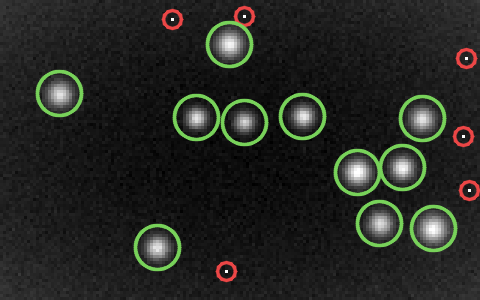
#> input picture private/solucoes/d1_resolvido.png, 480 x 300 px
$ python dia06_manual.py ../private/solucoes/d1_resolvido.png
#> lines starting #> are read from the running program, lines starting #| are printed output that depends on the picture; after the words box and inside, x2 and y2 are one past the last pixel; in counts of white or black regions, pixels touching at a corner belong together
# Dia 6 na mão: Pillow + NumPy. Morfologia (dilatação/erosão) com deslocamentos de array,
# componentes conexos por busca em largura.
# uso: python dia06_manual.py dia06.png
import sys
from collections import deque

import numpy as np
from PIL import Image

img = np.array(Image.open(sys.argv[1]).convert("L")).astype(float)
h, w = img.shape
#> h = 300; w = 480


def media_local(a, r):
    """Média numa janela (2r+1)x(2r+1) com imagem integral."""
#> called with r = 25
    p = np.pad(a, r + 1, mode="edge")
    s = p.cumsum(0).cumsum(1)
    k = 2 * r + 1
    tot = s[k:, k:] - s[:-k, k:] - s[k:, :-k] + s[:-k, :-k]
    return tot[:h, :w] / (k * k)


def disco(r):
    return [(dy, dx) for dy in range(-r, r + 1) for dx in range(-r, r + 1) if dy * dy + dx * dx <= r * r]


def dilatar(m, r):
    p = np.pad(m, r)
    out = np.zeros_like(m)
    for dy, dx in disco(r):
        out |= p[r + dy:r + dy + h, r + dx:r + dx + w]
    return out


def erodir(m, r):
    p = np.pad(m, r)
    out = np.ones_like(m)
    for dy, dx in disco(r):
        out &= p[r + dy:r + dy + h, r + dx:r + dx + w]
    return out


def componentes(m):
    """Matriz de rótulos (0 = fundo) e número de componentes."""
    rot = np.zeros((h, w), int)
    n = 0
    for y0, x0 in zip(*np.nonzero(m)):
        if rot[y0, x0]:
            continue
        n += 1
        rot[y0, x0] = n
        fila = deque([(y0, x0)])
        while fila:
            y, x = fila.popleft()
            for dy in (-1, 0, 1):
                for dx in (-1, 0, 1):
                    ny, nx = y + dy, x + dx
                    if 0 <= ny < h and 0 <= nx < w and m[ny, nx] and not rot[ny, nx]:
                        rot[ny, nx] = n
                        fila.append((ny, nx))
    return rot, n


# o que é escuro em relação à vizinhança: rastros, paradas, pedras, bordas de cratera
escuro = img - media_local(img, 25) < -28
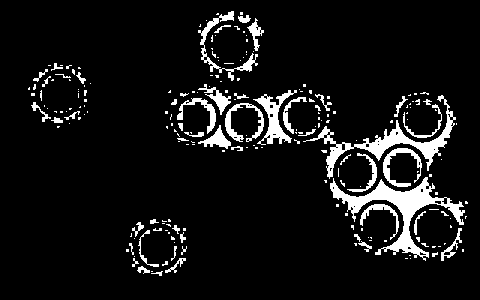
#> escuro: shape (300, 480) bool; 8% white; 213 white regions (161 under 20 px), largest, box (x1, y1, x2, y2) and area: (330, 177, 465, 261) 2610, (303, 95, 456, 179) 1893, (253, 90, 297, 145) 771

# módulo de pouso: a maior mancha clara
rot, n = componentes(img > 215)
#> the loop in componentes, `for y0, x0 in zip(*np.nonzero(m)):` made 540 passes
#> (y0, x0) on passes 1 to 3: (15, 243), (15, 244), (15, 245)
#> after the loop in componentes, `for y0, x0 in zip(*np.nonzero(m)):`:
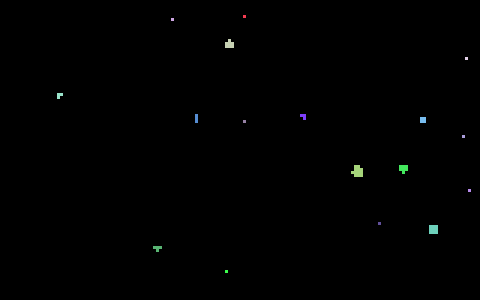
#> rot: shape (300, 480) int64; 18 distinct labels, from 0 to 17; one colour per label, 0 black
#> after the loop in componentes, `for y0, x0 in zip(*np.nonzero(m)):`: n = 17
#> n = 17
areas = np.bincount(rot.ravel())[1:]
#> areas = 17 values, max 108 at index 10, min 9 at index 0, mean 31.76
ys, xs = np.nonzero(rot == 1 + areas.argmax())
#> ys = 108 values from 165 to 176; xs = 108 values, max 362 at index 26, min 351 at index 45, mean 357.2
mx, my, raio = xs.mean(), ys.mean(), np.sqrt(len(xs) / np.pi)
#> mx = 357.2; my = 171; raio = 5.86

# rovers: manchinhas quase brancas de uns 25 pixels
rot, n = componentes(img > 240)
#> the loop in componentes (call 2), `for y0, x0 in zip(*np.nonzero(m)):` made 180 passes
#> after the loop in componentes (call 2), `for y0, x0 in zip(*np.nonzero(m)):`: rot: shape (300, 480) int64; 11 distinct labels, from 0 to 10
#> n = 10
rovers = []
for i in range(1, n + 1):
    ys, xs = np.nonzero(rot == i)
    if 9 <= len(xs) <= 40 and np.hypot(xs.mean() - mx, ys.mean() - my) > raio + 5:
        rovers.append((xs.mean(), ys.mean()))
#> this loop made 10 passes
#> (ys, xs) on passes 1, 2, 4, 5, 7, 8, 10: ([15, 15, 15, 16, 16, 16, 17, 17, 17], [243, 244, 245, 243, 244, 245, 243, 244, 245]), ([18, 18, 18, 19, 19, 19, 20, 20, 20], [171, 172, 173, 171, 172, 173, 171, 172, 173]), ([57, 57, 57, 58, 58, 58, 59, 59, 59], [465, 466, 467, 465, 466, 467, 465, 466, 467]), ([135, 135, 135, 136, 136, 136, 137, 137, 137], [462, 463, 464, 462, 463, 464, 462, 463, 464]), ([168, 168, 168, 169, 169, 169, 170, 170, 170], [402, 403, 404, 402, 403, 404, 402, 403, 404]), ([189, 189, 189, 190, 190, 190, 191, 191, 191], [468, 469, 470, 468, 469, 470, 468, 469, 470]), ([270, 270, 270, 271, 271, 271, 272, 272, 272], [225, 226, 227, 225, 226, 227, 225, 226, 227])
#> after the loop, rovers = [(244, 16), (172, 19), (229, 44.5), (466, 58), (463, 136), (403, 169), (469, 190), (432.2, 229), (226, 271)]

# rastros: apaga a vizinhança do módulo (lá eles se encostam) e fecha as falhas de poeira
yy, xx = np.mgrid[0:h, 0:w]
dist_modulo = np.hypot(xx - mx, yy - my)
fechado = erodir(dilatar(escuro & (dist_modulo > raio + 20), 7), 7)
#> in dilatar, `p = np.pad(m, r)`: p: shape (314, 494) bool; 7.1% white; 209 white regions (158 under 20 px), largest, box (x1, y1, x2, y2) and area: (337, 184, 472, 268) 2549, (361, 102, 463, 178) 1309, (260, 97, 304, 152) 771
#> in dilatar, `p = np.pad(m, r)`: m: shape (300, 480) bool; 7.7% white; 209 white regions (158 under 20 px), largest, box (x1, y1, x2, y2) and area: (330, 177, 465, 261) 2549, (354, 95, 456, 171) 1309, (253, 90, 297, 145) 771
#> after the loop in dilatar, `for dy, dx in disco(r):`: out: shape (300, 480) bool; 28.2% white; 3 white regions, box (x1, y1, x2, y2) and area: (158, 4, 475, 268) 32727, (21, 56, 98, 135) 3975, (119, 212, 194, 283) 3845
#> in erodir, `p = np.pad(m, r)`: p: shape (314, 494) bool; 26.1% white; 3 white regions, box (x1, y1, x2, y2) and area: (165, 11, 482, 275) 32727, (28, 63, 105, 142) 3975, (126, 219, 201, 290) 3845
#> after the loop in erodir, `for dy, dx in disco(r):`:
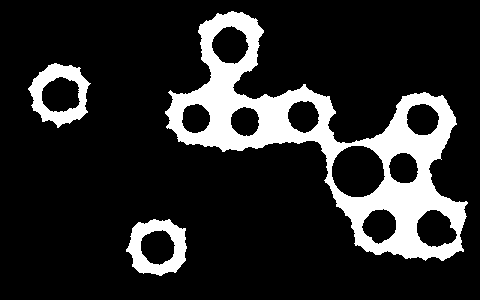
#> out: shape (300, 480) bool; 15.8% white; 3 white regions, box (x1, y1, x2, y2) and area: (165, 11, 468, 261) 19201, (126, 219, 187, 276) 1786, (28, 63, 91, 128) 1778
rot, n = componentes(fechado)
#> the loop in componentes (call 3), `for y0, x0 in zip(*np.nonzero(m)):` made 22765 passes
#> (y0, x0) on passes 2 to 4: (11, 232), (11, 233), (12, 228)
#> after the loop in componentes (call 3), `for y0, x0 in zip(*np.nonzero(m)):`:
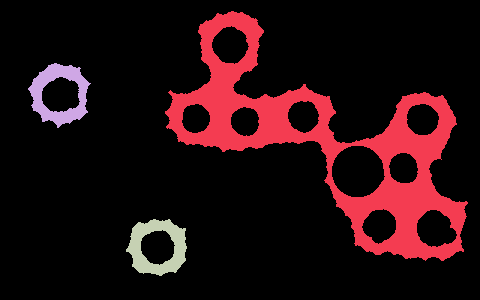
#> rot: shape (300, 480) int64; 4 distinct labels, from 0 to 3; one colour per label, 0 black
#> after the loop in componentes (call 3), `for y0, x0 in zip(*np.nonzero(m)):`: n = 3
#> n = 3
rastros = set(np.unique(rot[(dist_modulo < raio + 30) & (rot > 0)]))
#> rastros = 1 item

# comprimento de cada rastro: maior distância andando por dentro dele, a partir do módulo
def comprimento(i):
#> called with i = 1
    m = rot == i
#> m: shape (300, 480) bool; 13.3% white; 1 white region, box (x1, y1, x2, y2) and area: (165, 11, 468, 261) 19201
    dist = np.full((h, w), -1)
    fila = deque()
    for y, x in zip(*np.nonzero(m & (dist_modulo < raio + 30))):
        dist[y, x] = 0
        fila.append((y, x))
#> this loop made 1597 passes
#> (y, x) on passes 1 to 3: (138, 366), (138, 367), (138, 368)
#> dist: shape (300, 480) int64; values -1 (black) and 0 (white), 1.1% white; 1 white region, box (x1, y1, x2, y2) and area: (324, 138, 393, 207) 1597
    while fila:
        y, x = fila.popleft()
        for dy, dx in ((-1, 0), (1, 0), (0, -1), (0, 1)):
            ny, nx = y + dy, x + dx
            if 0 <= ny < h and 0 <= nx < w and m[ny, nx] and dist[ny, nx] < 0:
                dist[ny, nx] = dist[y, x] + 1
                fila.append((ny, nx))
#> this loop made 19200 passes
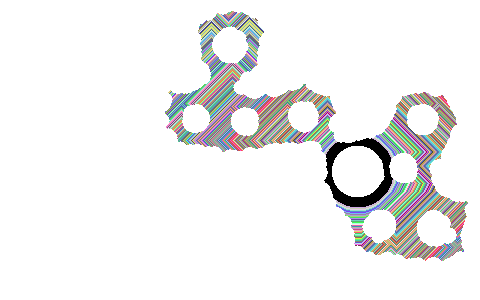
#> dist: shape (300, 480) int64; 274 distinct labels, from -1 to 272; one colour per label, 0 black, -1 white
    return int(dist.max())


comp = {i: comprimento(i) for i in rastros}
#> comp = {1: 272}
maior = max(comp, key=comp.get)
#> maior = 1
print("rastros (caminho mais longo):", sorted(comp.values(), reverse=True))
#| rastros (caminho mais longo): [272]
ys, xs = np.nonzero(rot == maior)
#> ys = 19201 values from 11 to 260; xs = 19201 values, max 467 at index 15215, min 165 at index 5954, mean 326.9
rx, ry = min(rovers, key=lambda r: np.min(np.hypot(xs - r[0], ys - r[1])))
#> rx = 244; ry = 16
print("parte 1:", f"{int(round(rx))},{int(round(ry))}")
#| parte 1: 244,16

# parte 2: abertura com disco de raio 4 some com o rastro fino e deixa os discos das paradas
discos = dilatar(erodir(escuro, 4), 4)
#> in erodir (call 2), `p = np.pad(m, r)`: p: shape (308, 488) bool; 7.7% white; 213 white regions (161 under 20 px), largest, box (x1, y1, x2, y2) and area: (334, 181, 469, 265) 2610, (307, 99, 460, 183) 1893, (257, 94, 301, 149) 771
#> after the loop in erodir (call 2), `for dy, dx in disco(r):`: out: shape (300, 480) bool; 0.68% white; 19 white regions (11 under 20 px), largest, box (x1, y1, x2, y2) and area: (373, 186, 429, 218) 536, (372, 136, 404, 154) 105, (422, 141, 441, 155) 75
#> call 2 of dilatar, with r = 4
#> in dilatar (call 2), `p = np.pad(m, r)`: p: shape (308, 488) bool; 0.65% white; 19 white regions (11 under 20 px), largest, box (x1, y1, x2, y2) and area: (377, 190, 433, 222) 536, (376, 140, 408, 158) 105, (426, 145, 445, 159) 75
#> after the loop in dilatar (call 2), `for dy, dx in disco(r):`:
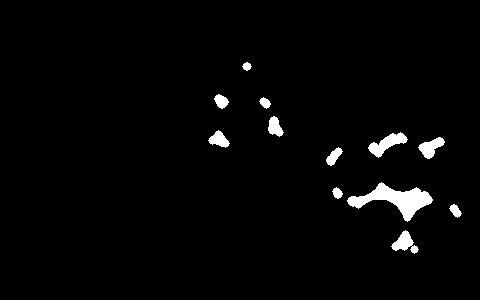
#> out: shape (300, 480) bool; 2.4% white; 12 white regions, largest, box (x1, y1, x2, y2) and area: (347, 182, 433, 222) 1323, (368, 132, 408, 158) 438, (391, 230, 419, 254) 317
rot_d, _ = componentes(discos)
#> the loop in componentes (call 4), `for y0, x0 in zip(*np.nonzero(m)):` made 3447 passes
#> (y0, x0) on passes 2 to 4: (62, 247), (63, 244), (63, 245)
#> after the loop in componentes (call 4), `for y0, x0 in zip(*np.nonzero(m)):`:
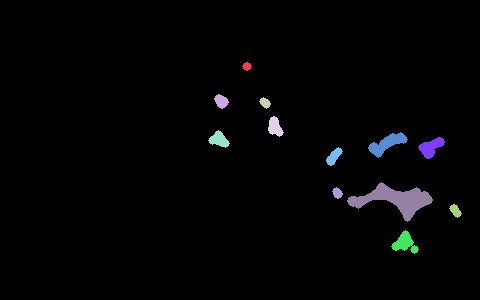
#> rot: shape (300, 480) int64; 13 distinct labels, from 0 to 12; one colour per label, 0 black
#> after the loop in componentes (call 4), `for y0, x0 in zip(*np.nonzero(m)):`: n = 12
paradas = set(np.unique(rot_d[(rot == maior) & discos])) - {0}
#> paradas = 12 items
print("parte 2:", len(paradas))
#| parte 2: 12
